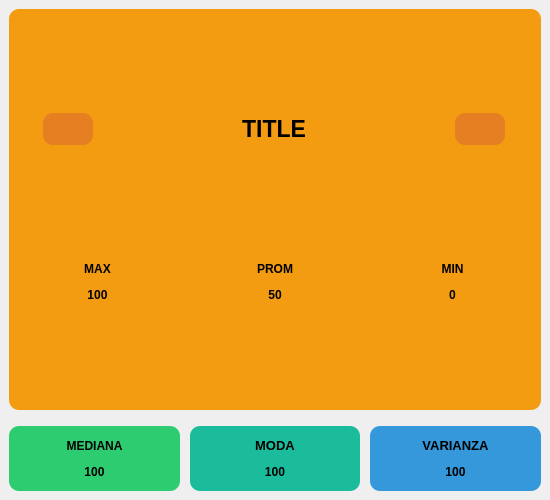
<?xml version="1.0" encoding="UTF-8"?>
<ui version="4.0">
 <class>DataView</class>
 <widget class="QWidget" name="DataView">
  <property name="geometry">
   <rect>
    <x>0</x>
    <y>0</y>
    <width>550</width>
    <height>500</height>
   </rect>
  </property>
  <property name="minimumSize">
   <size>
    <width>0</width>
    <height>500</height>
   </size>
  </property>
  <property name="maximumSize">
   <size>
    <width>1000</width>
    <height>500</height>
   </size>
  </property>
  <property name="windowTitle">
   <string>Form</string>
  </property>
  <property name="styleSheet">
   <string notr="true">#Main{
	background-color: rgba(0,0,0,0);
}
QWidget, #graphView{
	border-radius: 10px;
	color: &quot;white&quot;;
}
#graphCtn{
	background-color: #f39c12;
}
#widget{
	background-color: #3498db;
}
#widget_2{
	background-color: #2ecc71;
}

#widget_3{
	background-color: #1abc9c;
}
QPushButton{
	background-color: #e67e22;
}
</string>
  </property>
  <layout class="QVBoxLayout" name="verticalLayout_2">
   <property name="spacing">
    <number>0</number>
   </property>
   <property name="leftMargin">
    <number>0</number>
   </property>
   <property name="topMargin">
    <number>0</number>
   </property>
   <property name="rightMargin">
    <number>0</number>
   </property>
   <property name="bottomMargin">
    <number>0</number>
   </property>
   <item>
    <widget class="QWidget" name="allCtn" native="true">
     <layout class="QVBoxLayout" name="verticalLayout">
      <item>
       <widget class="QWidget" name="graphCtn" native="true">
        <layout class="QVBoxLayout" name="verticalLayout_3">
         <property name="spacing">
          <number>0</number>
         </property>
         <property name="leftMargin">
          <number>0</number>
         </property>
         <property name="topMargin">
          <number>0</number>
         </property>
         <property name="rightMargin">
          <number>0</number>
         </property>
         <property name="bottomMargin">
          <number>0</number>
         </property>
         <item>
          <widget class="QWidget" name="horizontalWidget" native="true">
           <property name="minimumSize">
            <size>
             <width>0</width>
             <height>40</height>
            </size>
           </property>
           <property name="maximumSize">
            <size>
             <width>16777215</width>
             <height>50</height>
            </size>
           </property>
           <layout class="QHBoxLayout" name="horizontalLayout_2">
            <item>
             <widget class="QPushButton" name="minDateBtn">
              <property name="maximumSize">
               <size>
                <width>50</width>
                <height>50</height>
               </size>
              </property>
              <property name="cursor">
               <cursorShape>PointingHandCursor</cursorShape>
              </property>
              <property name="text">
               <string/>
              </property>
              <property name="icon">
               <iconset resource="../../resources/resources.qrc">
                <normaloff>:/icon/aL.png</normaloff>:/icon/aL.png</iconset>
              </property>
              <property name="iconSize">
               <size>
                <width>22</width>
                <height>22</height>
               </size>
              </property>
             </widget>
            </item>
            <item>
             <widget class="QLabel" name="Title">
              <property name="minimumSize">
               <size>
                <width>100</width>
                <height>0</height>
               </size>
              </property>
              <property name="maximumSize">
               <size>
                <width>300</width>
                <height>35</height>
               </size>
              </property>
              <property name="font">
               <font>
                <pointsize>17</pointsize>
                <bold>true</bold>
               </font>
              </property>
              <property name="layoutDirection">
               <enum>Qt::LayoutDirection::LeftToRight</enum>
              </property>
              <property name="text">
               <string>TITLE</string>
              </property>
              <property name="alignment">
               <set>Qt::AlignmentFlag::AlignCenter</set>
              </property>
             </widget>
            </item>
            <item>
             <widget class="QPushButton" name="maxDateBtn">
              <property name="maximumSize">
               <size>
                <width>50</width>
                <height>50</height>
               </size>
              </property>
              <property name="cursor">
               <cursorShape>PointingHandCursor</cursorShape>
              </property>
              <property name="text">
               <string/>
              </property>
              <property name="icon">
               <iconset resource="../../resources/resources.qrc">
                <normaloff>:/icon/aR.png</normaloff>:/icon/aR.png</iconset>
              </property>
              <property name="iconSize">
               <size>
                <width>22</width>
                <height>22</height>
               </size>
              </property>
             </widget>
            </item>
           </layout>
          </widget>
         </item>
         <item>
          <layout class="QVBoxLayout" name="graphView">
           <property name="spacing">
            <number>0</number>
           </property>
          </layout>
         </item>
         <item>
          <widget class="QWidget" name="horizontalWidget_2" native="true">
           <property name="maximumSize">
            <size>
             <width>16777215</width>
             <height>65</height>
            </size>
           </property>
           <layout class="QHBoxLayout" name="horizontalLayout_3">
            <property name="spacing">
             <number>0</number>
            </property>
            <property name="leftMargin">
             <number>0</number>
            </property>
            <property name="topMargin">
             <number>0</number>
            </property>
            <property name="rightMargin">
             <number>0</number>
            </property>
            <property name="bottomMargin">
             <number>0</number>
            </property>
            <item>
             <widget class="QWidget" name="widget_7" native="true">
              <layout class="QVBoxLayout" name="verticalLayout_5">
               <item>
                <widget class="QLabel" name="label">
                 <property name="maximumSize">
                  <size>
                   <width>16777215</width>
                   <height>30</height>
                  </size>
                 </property>
                 <property name="font">
                  <font>
                   <pointsize>9</pointsize>
                   <bold>true</bold>
                  </font>
                 </property>
                 <property name="text">
                  <string>MAX</string>
                 </property>
                 <property name="alignment">
                  <set>Qt::AlignmentFlag::AlignCenter</set>
                 </property>
                </widget>
               </item>
               <item>
                <widget class="QLabel" name="maxLb">
                 <property name="maximumSize">
                  <size>
                   <width>16777215</width>
                   <height>30</height>
                  </size>
                 </property>
                 <property name="font">
                  <font>
                   <pointsize>9</pointsize>
                   <bold>true</bold>
                  </font>
                 </property>
                 <property name="text">
                  <string>100</string>
                 </property>
                 <property name="alignment">
                  <set>Qt::AlignmentFlag::AlignCenter</set>
                 </property>
                </widget>
               </item>
              </layout>
             </widget>
            </item>
            <item>
             <widget class="QWidget" name="widget_6" native="true">
              <layout class="QVBoxLayout" name="verticalLayout_4">
               <item>
                <widget class="QLabel" name="label_4">
                 <property name="maximumSize">
                  <size>
                   <width>16777215</width>
                   <height>30</height>
                  </size>
                 </property>
                 <property name="font">
                  <font>
                   <pointsize>9</pointsize>
                   <bold>true</bold>
                  </font>
                 </property>
                 <property name="text">
                  <string>PROM</string>
                 </property>
                 <property name="alignment">
                  <set>Qt::AlignmentFlag::AlignCenter</set>
                 </property>
                </widget>
               </item>
               <item>
                <widget class="QLabel" name="promLb">
                 <property name="maximumSize">
                  <size>
                   <width>16777215</width>
                   <height>30</height>
                  </size>
                 </property>
                 <property name="font">
                  <font>
                   <pointsize>9</pointsize>
                   <bold>true</bold>
                  </font>
                 </property>
                 <property name="text">
                  <string>50</string>
                 </property>
                 <property name="alignment">
                  <set>Qt::AlignmentFlag::AlignCenter</set>
                 </property>
                </widget>
               </item>
              </layout>
             </widget>
            </item>
            <item>
             <widget class="QWidget" name="widget_5" native="true">
              <layout class="QVBoxLayout" name="verticalLayout_6">
               <item>
                <widget class="QLabel" name="label_5">
                 <property name="maximumSize">
                  <size>
                   <width>16777215</width>
                   <height>30</height>
                  </size>
                 </property>
                 <property name="font">
                  <font>
                   <pointsize>9</pointsize>
                   <bold>true</bold>
                  </font>
                 </property>
                 <property name="text">
                  <string>MIN</string>
                 </property>
                 <property name="alignment">
                  <set>Qt::AlignmentFlag::AlignCenter</set>
                 </property>
                </widget>
               </item>
               <item>
                <widget class="QLabel" name="minLb">
                 <property name="maximumSize">
                  <size>
                   <width>16777215</width>
                   <height>30</height>
                  </size>
                 </property>
                 <property name="font">
                  <font>
                   <pointsize>9</pointsize>
                   <bold>true</bold>
                  </font>
                 </property>
                 <property name="text">
                  <string>0</string>
                 </property>
                 <property name="alignment">
                  <set>Qt::AlignmentFlag::AlignCenter</set>
                 </property>
                </widget>
               </item>
              </layout>
             </widget>
            </item>
           </layout>
          </widget>
         </item>
        </layout>
       </widget>
      </item>
      <item>
       <widget class="QWidget" name="horizontalWidget" native="true">
        <property name="maximumSize">
         <size>
          <width>10000000</width>
          <height>75</height>
         </size>
        </property>
        <layout class="QHBoxLayout" name="horizontalLayout">
         <property name="spacing">
          <number>10</number>
         </property>
         <property name="leftMargin">
          <number>0</number>
         </property>
         <property name="topMargin">
          <number>10</number>
         </property>
         <property name="rightMargin">
          <number>0</number>
         </property>
         <property name="bottomMargin">
          <number>0</number>
         </property>
         <item>
          <widget class="QWidget" name="widget_2" native="true">
           <layout class="QVBoxLayout" name="verticalLayout_7">
            <item>
             <widget class="QLabel" name="label_7">
              <property name="font">
               <font>
                <pointsize>9</pointsize>
                <bold>true</bold>
               </font>
              </property>
              <property name="text">
               <string>MEDIANA</string>
              </property>
              <property name="alignment">
               <set>Qt::AlignmentFlag::AlignCenter</set>
              </property>
             </widget>
            </item>
            <item>
             <widget class="QLabel" name="medLb">
              <property name="font">
               <font>
                <pointsize>9</pointsize>
                <bold>true</bold>
               </font>
              </property>
              <property name="text">
               <string>100</string>
              </property>
              <property name="alignment">
               <set>Qt::AlignmentFlag::AlignCenter</set>
              </property>
             </widget>
            </item>
           </layout>
          </widget>
         </item>
         <item>
          <widget class="QWidget" name="widget_3" native="true">
           <layout class="QVBoxLayout" name="verticalLayout_8">
            <item>
             <widget class="QLabel" name="label_9">
              <property name="font">
               <font>
                <pointsize>10</pointsize>
                <bold>true</bold>
               </font>
              </property>
              <property name="text">
               <string>MODA</string>
              </property>
              <property name="alignment">
               <set>Qt::AlignmentFlag::AlignCenter</set>
              </property>
             </widget>
            </item>
            <item>
             <widget class="QLabel" name="modLb">
              <property name="font">
               <font>
                <pointsize>9</pointsize>
                <bold>true</bold>
               </font>
              </property>
              <property name="text">
               <string>100</string>
              </property>
              <property name="alignment">
               <set>Qt::AlignmentFlag::AlignCenter</set>
              </property>
             </widget>
            </item>
           </layout>
          </widget>
         </item>
         <item>
          <widget class="QWidget" name="widget" native="true">
           <layout class="QVBoxLayout" name="verticalLayout_9">
            <item>
             <widget class="QLabel" name="label_11">
              <property name="font">
               <font>
                <pointsize>10</pointsize>
                <bold>true</bold>
               </font>
              </property>
              <property name="text">
               <string>VARIANZA</string>
              </property>
              <property name="alignment">
               <set>Qt::AlignmentFlag::AlignCenter</set>
              </property>
             </widget>
            </item>
            <item>
             <widget class="QLabel" name="varLb">
              <property name="font">
               <font>
                <pointsize>9</pointsize>
                <bold>true</bold>
               </font>
              </property>
              <property name="text">
               <string>100</string>
              </property>
              <property name="alignment">
               <set>Qt::AlignmentFlag::AlignCenter</set>
              </property>
             </widget>
            </item>
           </layout>
          </widget>
         </item>
        </layout>
       </widget>
      </item>
     </layout>
    </widget>
   </item>
  </layout>
 </widget>
 <resources>
  <include location="../../resources/resources.qrc"/>
 </resources>
 <connections/>
</ui>
